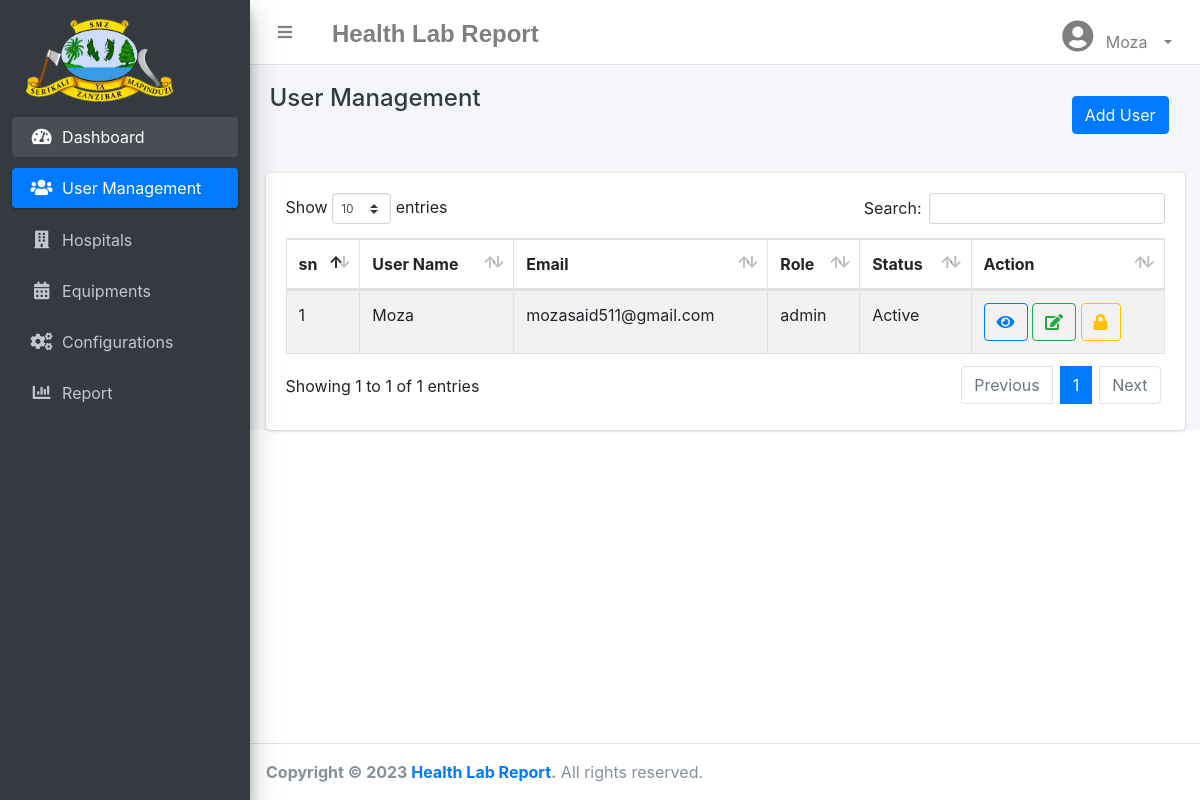
Screenshot of /users.php (signed in) with the database file from the repository.
### tables this page shows
CREATE TABLE `hlr_users` (
  `userId` int NOT NULL AUTO_INCREMENT,
  `userName` varchar(200) DEFAULT NULL,
  `email` varchar(200) DEFAULT NULL,
  `role` varchar(200) DEFAULT NULL,
  `password` varchar(200) DEFAULT NULL,
  `status` int DEFAULT NULL,
  `createdBy` int DEFAULT NULL,
  `createdDate` datetime DEFAULT NULL,
  `modifiedBy` int DEFAULT NULL,
  `modifiedDate` datetime DEFAULT NULL,
  PRIMARY KEY (`userId`)
);

### DB.php (called while the page is built, shortened)
<?php
class DBHelper{
    private $conn;
    public function __construct(){
       $database = new Database();
        $conn = $database->dbConnection();
        $this->conn = $conn;
    }
    public function getRows($table, $conditions = []) {
        try {
            $sql = 'SELECT ';
            $sql .= array_key_exists("select", $conditions)? $conditions['select']:'*';
            $sql .= ' FROM '.$table;
            if(array_key_exists("table_combination", $conditions) || array_key_exists("where", $conditions) || array_key_exists("complex", $conditions)){
                $sql .= ' WHERE ';
                $sql .= array_key_exists("table_combination", $conditions) && array_key_exists("where", $conditions) ? " AND ": "";
                if(array_key_exists("where", $conditions)){
                    $i = 0;
                    foreach($conditions['where'] as $key => $value){
                        $pre = ($i > 0)?' AND ':'';
                        $sql .= $pre.$key." = '".$value."'";
                        $i++;
                    }
                }
                $sql .= array_key_exists("table_combination", $conditions) || array_key_exists("where", $conditions) ? (array_key_exists("complex", $conditions) ? " AND ": "" ): "";
                $sql .= array_key_exists("complex", $conditions) ? $conditions['complex'] : "";
            }
            $query = $this->conn->prepare($sql);
            $query->execute();
            if(array_key_exists("return_type", $conditions) && $conditions['return_type'] != 'all'){
                switch($conditions['return_type']){
                    case 'count':
                        $data = $query->rowCount();
                        break;
                    case 'single':
                        $data = $query->fetch(PDO::FETCH_ASSOC);
                        break;
                    default:
                        $data = '';
                }
            }else{
                if($query->rowCount() > 0){
                    $data = $query->fetchAll(PDO::FETCH_ASSOC);
                }
            }
            return !empty($data)?$data:false;
        }catch(PDOException $e) {
            echo $e;
        }
    }
    public function getData($table,$attrName,$id,$id2)
    {
        $query = $this->getRows($table,array('where'=>array($id=>$id2),' order_by'=>' courseID ASC'));
        if(!empty($query))
        {
            foreach ($query as  $q) {
                $attrName=$q[$attrName];
                return $attrName;
            }
        }
        else
        {
            return null;
        }
    }
}
?>

### users.php (the view, shortened to what this page needs)
<!DOCTYPE html>
<html lang="en">
<head>
    <link rel="stylesheet" href="plugins/fontawesome-free/css/all.min.css">
    <link rel="stylesheet" href="https://code.ionicframework.com/ionicons/2.0.1/css/ionicons.min.css">
    <link rel="stylesheet" href="plugins/icheck-bootstrap/icheck-bootstrap.min.css">
    <link rel="stylesheet" href="dist/css/adminlte.css">
    <link rel="stylesheet" href="plugins/datatables-bs4/css/dataTables.bootstrap4.min.css">
    <link rel="stylesheet" href="plugins/datatables-responsive/css/responsive.bootstrap4.min.css">
</head>
<body>
    <?php
    include 'topnav.php';
    include 'sidenav.php';
    require_once "DB.php";
    $db = new DBHelper();
    $i = 1;
    $users = $db->getRows("hlr_users");
?>
  <div class="content-wrapper">
    <div class="content-header">
      <div class="container-fluid">
        <div class="row mb-2">
          <div class="col-sm-6">
            <h4 class="m-1 text-dark">User Management</h4>
          </div>
          <div class="col-md-6">
            <ol class="breadcrumb float-sm-right">
            <button type="button" class="btn btn-primary m-3" data-toggle="modal" data-target="#exampleModalLong">Add User</button>
            </ol>
          </div>
        </div>
      </div>
    </div>
    <section class="content ">
      <div class="container-fluid">
     <div class="card">
              <div class="card-body">
                <table id="example1" class="table table-bordered table-striped">
                  <thead>
                  <tr>
                    <th>sn</th>
                    <th>User Name</th>
                    <th>Email</th>
                    <th>Role</th>
                    <th>Status</th>
                    <th>Action</th>
                  </tr>
                  </thead>
                  <tbody>
                        <tr>
                            <?php
                            if (!empty($users)) {
                                foreach ($users as $u) { ?>
                                    <td><?= $i++; ?></td>
                                    <td><?= $u["userName"]; ?></td>
                                    <td><?= $u["email"]; ?></td>
                                    <td><?= $u["role"]; ?></td>
                                    <td><?php if (($u["status"]) == 1) {
                                            echo "Active";
                                        } else {
                                            echo "Blocked";
                                        } ?>
                                    </td>
                                    <td style="display: flex;">
                                    <button class="btn btn-outline-primary" data-toggle="modal" title="View User Details"><span class="fa fa-eye"></span></button>
                                    <button class="btn btn-outline-success" data-toggle="modal" title="Edit User"><span class="fa fa-edit"></span></button>
                                    <button class="btn btn-outline-warning" data-toggle="modal" title="Change Status"><span class="fa fa-lock"></span></button>
                                    </td>
                        </tr>
                        <?php
                                }
                            }else{
                              echo '<td colspan="8" style="color:orange; "><center>no user found</center></td>';
                            }
                ?>
                  </tbody>
                </table>
              </div>
            </div>
          </div>
        </div>
<?php
include('footer.php')
?>
</body>
</html>

### topnav.php (shortened to what this page needs)
<?php
require_once "DB.php";
$db = new DBHelper();
 ?>
  <nav class="main-header navbar navbar-expand navbar-white navbar-light">
    <ul class="navbar-nav">
      <li class="nav-item">
        <a class="nav-link" data-widget="pushmenu" href="#" role="button"><i class="fas fa-bars"></i></a>
      </li>
      <li class="nav-item d-none d-sm-inline-block">
        <a href="#" class="nav-link"><h4 style="font-family:'Franklin Gothic Medium', 'Arial Narrow', Arial, sans-serif; font-weight:600">Health Lab Report</h4></a>
      </li>
    </ul>
    <ul class="navbar-nav ml-auto ms-auto">
        <li class="nav-item dropdown">
            <a href="#" class="nav-link dropdown-toggle" id="navbarDropdown"  role="button" data-bs-toggle="dropdown" aria-expanded="false">
              <i class="fa fa-2x fa-user-circle"></i>
              <span class="p-2"><?= $db->getData("hlr_users","userName","userId",$_SESSION['id_session']);?></span>
           </a>
        </li>
    </ul>
  </nav>

### sidenav.php (style rules this page uses)
li { padding: 4px; }

### rows the page displays
hlr_users: userName "Moza", email "mozasaid511@gmail.com", role "admin", status "Active"
